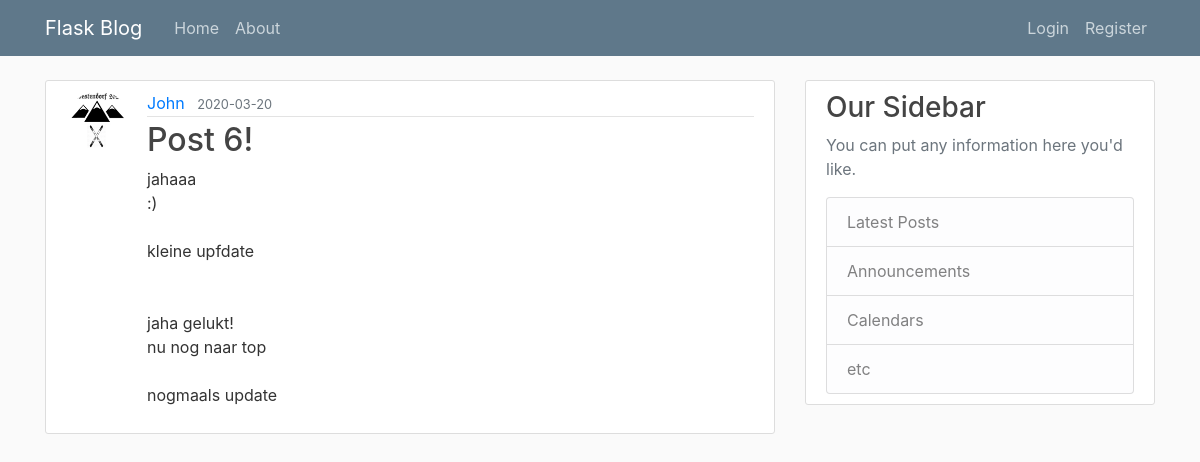
/posts/7, run on the app's committed database.
### flaskblog/models.py (models this page shows, shortened)
class User(db.Model, UserMixin):
    id = db.Column(db.Integer, primary_key=True)
    username = db.Column(db.String(20), unique=True, nullable=False)
    email = db.Column(db.String(120), unique=True, nullable=False)
    image_file = db.Column(db.String(20), nullable=False, default='default.jpg')
    password = db.Column(db.String(60), nullable=False)
    posts = db.relationship('Post', backref='author', lazy=True)

class Post(db.Model):
    id = db.Column(db.Integer, primary_key=True)
    title = db.Column(db.String(100), nullable=False)
    date_posted = db.Column(db.DateTime, nullable=False, default=datetime.utcnow)
    content = db.Column(db.Text, nullable=False)
    user_id = db.Column(db.Integer, db.ForeignKey('user.id'), nullable=False)

### flaskblog/posts/routes.py (the view)
@posts.route("/posts/<int:post_id>")
def post(post_id):
    post = Post.query.get_or_404(post_id)
    return render_template('post.html', titel=post.title, post=post)

### flaskblog/templates/post.html (shortened to what this page needs)
{% extends "layout.html" %}
{% block content %}
  <article class="media content-section">
    <img class="rounded-circle article-img" src="{{ url_for('static', filename='profile_pics/' + post.author.image_file) }}">
    <div class="media-body">
      <div class="article-metadata">
        <a class="mr-2" href="{{ url_for('users.user_posts', username=post.author.username) }}">{{ post.author.username }}</a>
        <small class="text-muted">{{ post.date_posted.strftime('%Y-%m-%d') }}</small>
      </div>
      <h2 class="article-title">{{ post.title }}</h2>
      <p class="article-content">{{ post.content }}</p>
    </div>
  </article>
{% endblock content %}

### flaskblog/static/main.css (style rules this page uses)
body { background: #fafafa; color: #333333; margin-top: 5rem; }
h1, h2, h3, h4, h5, h6 { color: #444444; }
.content-section { background: #ffffff; padding: 10px 20px; border: 1px solid #dddddd; border-radius: 3px; margin-bottom: 20px; }
.article-title { color: #444444; }
.article-content { white-space: pre-line; }
.article-img { height: 65px; width: 65px; margin-right: 16px; }
.article-metadata { padding-bottom: 1px; margin-bottom: 4px; border-bottom: 1px solid #e3e3e3 }

### data on the page
User: image_file (picture), author.username "John"
Post: date_posted "2020-03-20", title "Post 6!", content "jahaaa :) kleine upfdate jaha gelukt! nu nog naar top nogmaals update"
